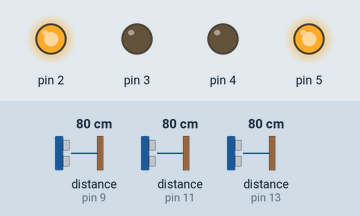
Simulated run of this sketch. Board: Arduino Uno, built with avr-gcc and run on an emulated ATmega328P. Parts: output pins drawn as LEDs (lit = HIGH). Wiring (inferred from the names in the program): 3 × ultrasonic range finder: trigger pin 8, echo pin 9 / trigger pin 10, echo pin 11 / trigger pin 12, echo pin 13. Dashed ring = blinking. The test bench sets the inputs (shaded band); at power-on: distance to the obstacle (sensors on pin 11, pin 13, pin 9) 80 cm. The echo pulse lasts 58.3 µs per cm; pins used as bus, display or sensor lines are not drawn; what the sketch prints to the serial monitor is not drawn.

Above: at 1.2 s.
1.3 s: distance to the obstacle (sensor on pin 11) set to 12 cm
3.6 s: distance to the obstacle (sensor on pin 11) set to 9 cm
At 4.0 s:
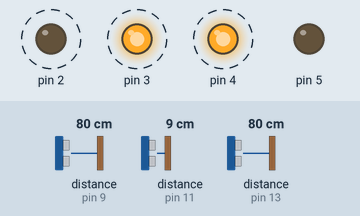
6.6 s: distance to the obstacle (sensor on pin 13) set to 9 cm
8.4 s: distance to the obstacle (sensor on pin 13) set to 6 cm
At 8.8 s:
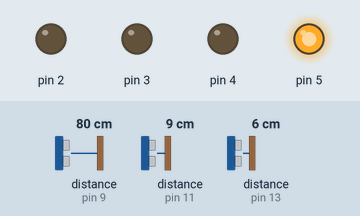
9.9 s: distance to the obstacle (sensor on pin 9) set to 9 cm
11.7 s: distance to the obstacle (sensor on pin 9) set to 6 cm
At 12.8 s:
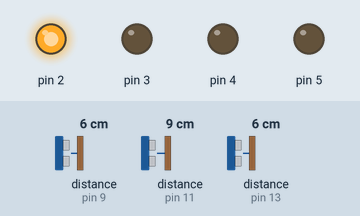
Timing chart, 0 to 14.5 s (numbered marks = the images above; inputs shaded):
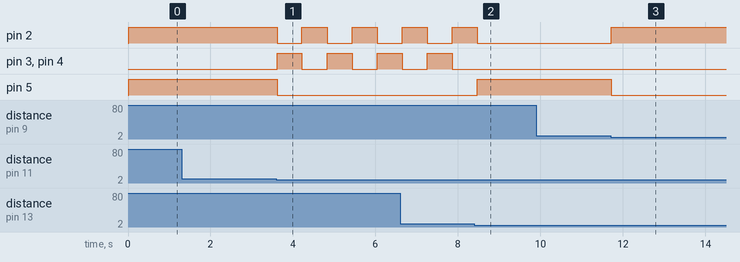

The sketch:

object_avoider_with_3sensor.ino
```cpp
#define trigPin1 8
#define echoPin1 9
#define trigPin2 10
#define echoPin2 11
#define trigPin3 12
#define echoPin3 13
void setup() {
Serial.begin(9600);
pinMode(trigPin1, OUTPUT);
pinMode(echoPin1, INPUT);
pinMode(trigPin2, OUTPUT);
pinMode(echoPin2, INPUT);
pinMode(trigPin3, OUTPUT);
pinMode(echoPin3, INPUT);
pinMode(2, OUTPUT);
pinMode(3, OUTPUT);
pinMode(4, OUTPUT);
pinMode(5, OUTPUT);

}

void loop() {
  float distance1, duration1, distance2, duration2, distance3, duration3;
  digitalWrite(trigPin1 , HIGH);
  delayMicroseconds(100);
digitalWrite(trigPin1, LOW);
duration1 = pulseIn(echoPin1, HIGH);
distance1= (duration1/2)/29.1;
Serial.print(distance1);
Serial.print("cm      ");
delay(1);
digitalWrite(trigPin2 , HIGH);
  delayMicroseconds(1000);
digitalWrite(trigPin2, LOW);
duration2 = pulseIn(echoPin2, HIGH);
distance2= (duration2/2)/29.1;
//Serial.print(distance2);
//Serial.println("cm ");
delay(1);
digitalWrite(trigPin3 , HIGH);
  delayMicroseconds(100);
digitalWrite(trigPin3, LOW);
duration3 = pulseIn(echoPin3, HIGH);
distance3= (duration3/2)/29.1;
delay(1);
if (distance1 <=7)
{
  digitalWrite(2, HIGH);
digitalWrite(3, LOW);
digitalWrite(4, LOW);
digitalWrite(5  , LOW);
}
else if (distance3 <=7)
{
  digitalWrite(2, LOW);
digitalWrite(3, LOW);
digitalWrite(4, LOW);
digitalWrite(5  , HIGH);
}
else if(distance2 <= 10)
{
digitalWrite(2, LOW);
digitalWrite(3, HIGH);
digitalWrite(4, HIGH);
digitalWrite(5  , LOW);
delay(600);
digitalWrite(2, HIGH);
digitalWrite(3, LOW);
digitalWrite(4, LOW);
digitalWrite(5  , LOW);
delay(600);
}
else
{digitalWrite(2, HIGH);
digitalWrite(3, LOW);
digitalWrite(4, LOW);
digitalWrite(5  , HIGH);
}
}
```

Measured:
- the behaviour switches between 11 and 10 cm on distance to the obstacle (sensor on pin 11) (found by bisection; images 0 and 1)
- the behaviour switches between 8 and 7 cm on distance to the obstacle (sensor on pin 13) (found by bisection; images 1 and 2)
- the behaviour switches between 8 and 7 cm on distance to the obstacle (sensor on pin 9) (found by bisection; images 2 and 3)
- after the input at 1.3 s, every drawn part: stays the same
- after the input at 3.6 s, pin 2: alternates HIGH for 0.62 s and LOW for 0.60 s, starting at once; pin 3, pin 4: alternates HIGH for 0.60 s and LOW for 0.62 s, starting at once; pin 5: HIGH → LOW at once
- after the input at 8.4 s, pin 2: goes on until 8.5 s, then stays LOW; pin 3, pin 4: stays LOW (without the input it goes to HIGH after 0.07 s); pin 5: LOW → HIGH after 0.07 s
- after the input at 9.9 s, every drawn part: stays the same
- after the input at 11.7 s, pin 2: LOW → HIGH at once; pin 5: HIGH → LOW at once
